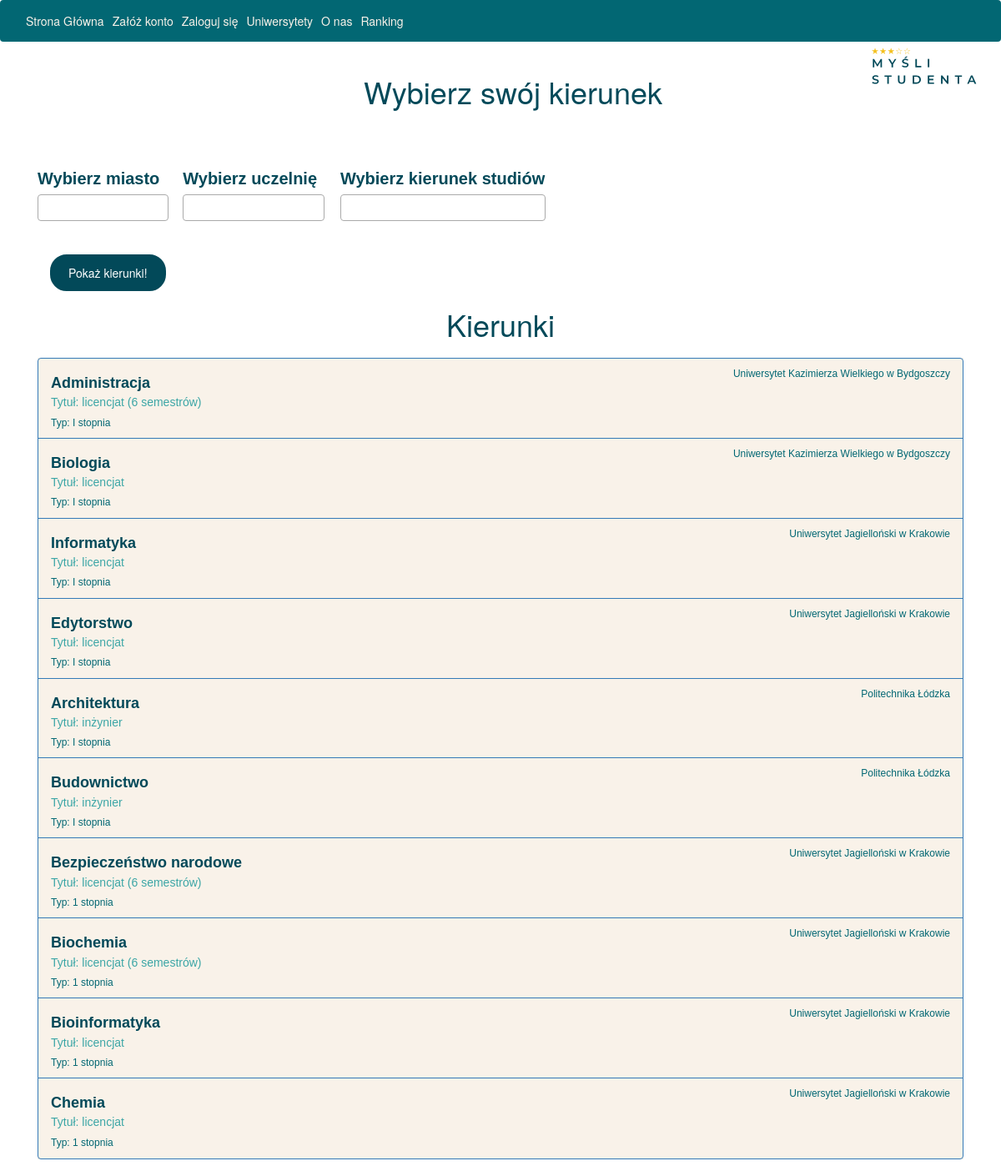
The page / on the database its author committed.
### website/models.py (models this page shows, shortened)
class Course(db.Model):
    __tablename__ = 'course'
    course_id = db.Column(db.Integer, primary_key=True)
    course_name = db.Column(db.String(100), nullable=False)
    syllabus = db.Column(db.String(200), nullable=False)
    university_id = db.Column(db.Integer, db.ForeignKey('university.university_id'), nullable=False)
    degree = db.Column(db.String(100), nullable=False)
    cycle = db.Column(db.String(100), nullable=False)
    department = db.Column(db.String(100))
    code = db.Column(db.String(50))
    rating = relationship("Rating",backref="Course")

class University(db.Model):
    __tablename__ = 'university'
    university_id = db.Column(db.Integer, primary_key=True)
    university_name = db.Column(db.String(100), nullable=False)
    location = db.Column(db.String(50), nullable=False)
    website = db.Column(db.String(100), nullable=False)
    api_url = db.Column(db.String(50))
    course = relationship("Course",backref = "University")

### website/views.py (the view)
@views.route('/')
def index():
    class_entry_relations = get_university_values()
    all_courses = get_course_values()
    courses = Course.query.all()
    default_courses=[]
    for course in courses:
        default_courses.append(course.course_name)
    universities = University
    default_classes = sorted(class_entry_relations.keys())
    default_universities = class_entry_relations[default_classes[0]]
    return render_template('index.html',
                       all_cities=default_classes,
                       all_universities=default_universities,all_courses=default_courses,default_courses=default_courses,user=current_user,courses=courses,universities=universities)

### website/functions.py (called while the page is built)
def get_university_values():
    universities = University.query.all()
    university_dict = {}
    for university in universities:
        location = university.location
        universities_at_location = University.query.filter_by(location=location).all()
        university_names = []
        for uni in universities_at_location:
            university_names.append(uni.university_name)
        university_dict[location] = university_names
    return university_dict

def get_course_values():
    universities = University.query.all()
    course_dict = {}
    for university in universities:
        university_id = university.university_id
        courses = Course.query.filter_by(university_id=university_id).all()
        course_names = []
        for course in courses:
            course_names.append(course.course_name)
        course_dict[university.university_name] = course_names
    return course_dict

### website/templates/index.html (shortened to what this page needs)
{% extends "base.html" %} {% block title %}Home{% endblock %} {% block content
%}
<head>
  <link
    href="https://maxcdn.bootstrapcdn.com/bootstrap/3.3.7/css/bootstrap.min.css"
    rel="stylesheet"
  />
  <link href="https://cdn.jsdelivr.net/npm/select2@4.1.0-rc.0/dist/css/select2.min.css" rel="stylesheet" />
</head>
<body>
  <div class="container">
    <div class="header">
      <h1 class="text-center" style="color: #024959" >Wybierz swój kierunek</h1>
    </div>
    <br /><br /><br />
    <div class="row">
      <div >
        <label for="all_cities" style="color:#024959;">
          Wybierz miasto</label>
      </div>
      <div >
        <label for="all_universities" style="color:#024959;">
          Wybierz uczelnię
        </label>
      </div>
      <div >
      <label for="all_courses" style="color:#024959;">
        Wybierz kierunek studiów</label>
      </div>
    </div>
    <div>
      <br /><br />
      <button
        type="button"
        id="process_input"
      >
        Pokaż kierunki!
      </button>
    </div>
  </div>
<h1 align="center" style="color: #024959;" >Kierunki</h1>
<div class="list-group" id="course_list">
   {% for course in courses %}
   <a href="{{ url_for('views.course', university_name=universities.query.filter_by(university_id=course.university_id).first().university_name, course_id = course.course_id) }}" class="list-group-item list-group-item-action flex-column align-items-start active">
    <div class="d-flex w-100 justify-content-between">
      <h5  class="mb-1">{{course.course_name}}</h5>
      <small>{{ universities.query.filter_by(university_id=course.university_id).first().university_name }}</small>
    </div>
    <p class="mb-1">Tytuł: {{course.degree}}</p>
    <small>Typ: {{course.cycle}}</small>
  </a>
   {% endfor %}
  </div>
  <link href="static/style.css" rel="stylesheet"  />
</body>
{%endblock%}

### website/static/style.css (style rules this page uses)
body { background-color: white; }
.row label { font-size: 20px; color: #024959; font-family: Arial, sans-serif; }
#process_input { font-family: HelveticaNeue, arial; font-size: 14px; color: white; background: #024959; border-radius: 20px; border: 2px solid #024959; padding: 10px 20px; }
.list-group-item h5 { font-family: Arial, sans-serif; font-size: 18px; background-color: #f9f2e9; font-weight: bold; color: #024959; }
.list-group-item small { font-family: Arial, sans-serif; font-size: 12px; background-color: #f9f2e9; ; color: #026773; }
.list-group-item p { font-family: Arial, sans-serif; font-size: 14px; background-color: #f9f2e9; ; color: #3CA6A6; }
.list-group-item { background-color: #f9f2e9; }
.list-group { background-color: #f9f2e9; margin-top: 20px; }
.list-group-item.active { background-color: #f9f2e9; color: #fff; }

### rows shown on the page
Course: course_name "Administracja", degree "licencjat (6 semestrów)", cycle "I stopnia"
University: query.filter_by "Uniwersytet Kazimierza Wielkiego w Bydgoszczy"
Course: course_name "Biologia", degree "licencjat", cycle "I stopnia"
Course: course_name "Informatyka", degree "licencjat", cycle "I stopnia"
University: query.filter_by "Uniwersytet Jagielloński w Krakowie"
Course: course_name "Edytorstwo", degree "licencjat", cycle "I stopnia"
Course: course_name "Architektura", degree "inżynier", cycle "I stopnia"
University: query.filter_by "Politechnika Łódzka"
Course: course_name "Budownictwo", degree "inżynier", cycle "I stopnia"
Course: course_name "Bezpieczeństwo narodowe", degree "licencjat (6 semestrów)", cycle "1 stopnia"
Course: course_name "Biochemia", degree "licencjat (6 semestrów)", cycle "1 stopnia"
Course: course_name "Bioinformatyka", degree "licencjat", cycle "1 stopnia"
Course: course_name "Chemia", degree "licencjat", cycle "1 stopnia"
